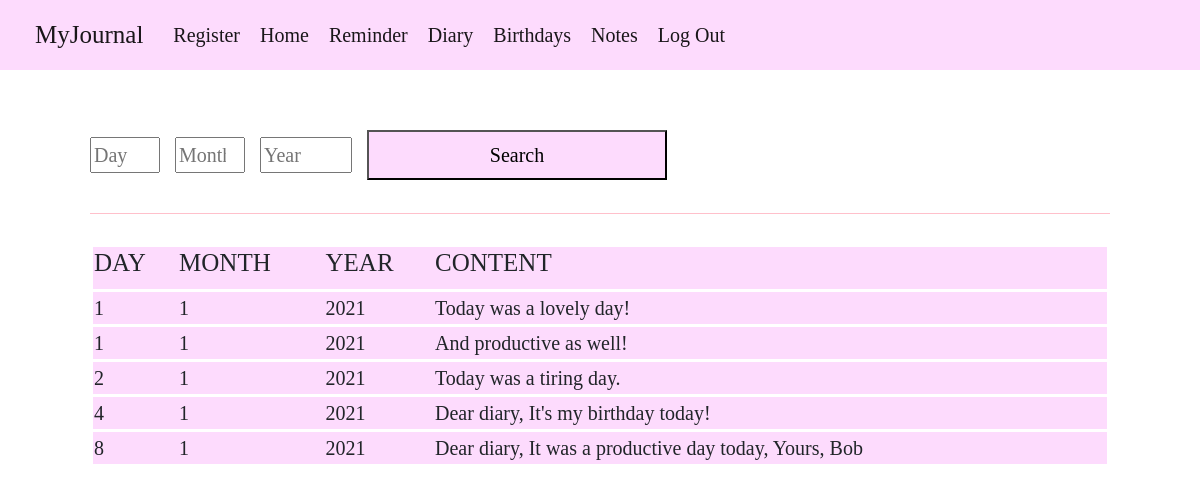
Page /journal_db (signed in) on the committed database.
### tables this page shows
CREATE TABLE journal (id INTEGER, day INTEGER, month INTEGER, year INTEGER, content VARCHAR(200));

### application.py (the view)
@app.route("/journal_db", methods=["GET", "POST"])
@login_required
def journal_db():
    if request.method == "GET":
        journal = db.execute("SELECT * FROM journal WHERE id = ? ORDER BY year, month, day", session["user_id"])
        if not journal:
            return "You have no entries in record"
        return render_template("journal_db.html", journal=journal)
    else:
        day = request.form.get("day")
        month = request.form.get("month")
        year = request.form.get("year")
        entry = db.execute("SELECT * FROM journal WHERE id = ? AND day = ? AND month = ? AND year = ?", session["user_id"], day, month, year)
        return render_template("jour_result.html", entry=entry)

### application.py (called while the page is built)
@app.after_request
def after_request(response):
    response.headers["Cache-Control"] = "no-cache, no-store, must-revalidate"
    response.headers["Expires"] = 0
    response.headers["Pragma"] = "no-cache"
    return response

### helpers.py (called while the page is built)
def login_required(f):
    @wraps(f)
    def decorated_function(*args, **kwargs):
        if session.get("user_id") is None:
            return redirect("/login")
        return f(*args, **kwargs)
    return decorated_function

### templates/journal_db.html (shortened to what this page needs)
{% extends "layout.html" %}
{% block main %}
    <form action="/journal_db" method="post">
        <div class="dif_date">
            <input autocomplete="off" autofocus name="day" placeholder="Day" type="number" min="01" max="31">
        </div>
        <div class="dif_date">
            <input autocomplete="off" autofocus name="month" placeholder="Month" type="number" min="01" max="12">
        </div>
        <div class="dif_date">
            <input autocomplete="off" autofocus name="year" placeholder="Year" type="number" min="2021" max="2030">
        </div>
        <button class="c button" type="submit">Search</button>
    </form>
    <hr style="border-top: 1px solid pink;">
    <div style="overflow-x:auto;">
    <table>
        <tr>
            <td><h5>DAY</h5></td>
            <td><h5>MONTH</h5></td>
            <td><h5>YEAR</h5></td>
            <td><h5>CONTENT</h5></td>
        </tr>
        {% for row in journal %}
        <tr>
            <td>{{ row.day }}</td>
            <td>{{ row.month }}</td>
            <td>{{ row.year }}</td>
            <td>{{ row.content }}</td>
        </tr>
        {% endfor %}
    </table>
    </div>
{% endblock %}

### templates/layout.html (shortened to what this page needs)
<!DOCTYPE html>
<html lang="en">
    <head>
        <link rel="stylesheet" href="https://cdn.jsdelivr.net/npm/bootstrap@4.5.3/dist/css/bootstrap.min.css">
        <link href="/static/styles.css" rel="stylesheet">
    </head>
    <body>
        <nav class="navbar navbar-expand-lg navbar-light" style="background-color: #FDDBFD;">
  <div class="container-fluid">
    <a class="navbar-brand" href="#">MyJournal</a>
    <div class="collapse navbar-collapse" id="navbarNav">
      <ul class="navbar-nav">
         <li class="nav-item">
          <a class="nav-link active" aria-current="page" href="/register">Register</a>
        </li>
        <li class="nav-item">
          <a class="nav-link active" aria-current="page" href="/">Home</a>
        </li>
       <li class="nav-item">
          <a class="nav-link active" aria-current="page" href="/reminder">Reminder</a>
        </li>
       <li class="nav-item">
          <a class="nav-link active" aria-current="page" href="/journal">Diary</a>
        </li>
        <li class="nav-item">
          <a class="nav-link active" aria-current="page" href="/birthdays">Birthdays</a>
        </li>
        <li class="nav-item">
          <a class="nav-link active" aria-current="page" href="/notes">Notes</a>
        </li>
        <li class="nav-item">
          <a class="nav-link active" aria-current="page" href="/logout">Log Out</a>
        </li>
      </ul>
    </div>
  </div>
</nav>
        <main class="container p-5">
            {% block main %}{% endblock %}
        </main>
    </body>
</html>

### static/styles.css (style rules this page uses)
* { font-family: "Times New Roman", Times, serif; font-size: 20px; }
.c { width: 300px; margin-bottom: 12px; height: 50px; }
.button { background-color: #FDDBFD; }
.dif_date { display:inline-block; margin-bottom: 20px; margin-right: 10px; }
hr { margin-bottom: 30px; }
table { width: 100%; background-color: #FDDBFD; }
tr { margin-bottom: 10px; border: 3px solid white; }

### rows in the picture
journal: day "1", month "1", year "2021", content "Today was a lovely day!"
journal: day "1", month "1", year "2021", content "And productive as well!"
journal: day "2", month "1", year "2021", content "Today was a tiring day."
journal: day "4", month "1", year "2021", content "Dear diary, It's my birthday today!"
journal: day "8", month "1", year "2021", content "Dear diary, It was a productive day today, Yours, Bob"
